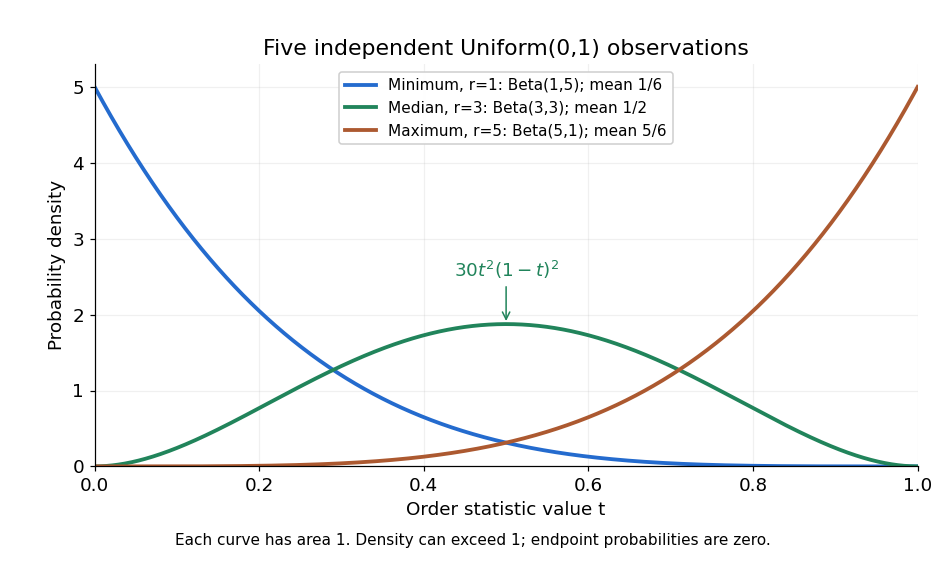

Here is the Python script that generated this plot:
"""Exact minimum, median and maximum densities; opaque basename PNG to CWD.

Tested with Python 3.14.4, NumPy 2.3.5 and Matplotlib 3.10.7.
"""

from math import factorial
from pathlib import Path

import matplotlib.pyplot as plt
import numpy as np


def main():
    n = 5
    t = np.linspace(0, 1, 1201)
    plt.rcParams.update({"font.size": 12, "figure.facecolor": "white"})
    fig, ax = plt.subplots(figsize=(8.6, 5.3), dpi=110)
    for r, color, name, law, mean in [
        (1, "#246bce", "Minimum", "Beta(1,5)", "1/6"),
        (3, "#21845b", "Median", "Beta(3,3)", "1/2"),
        (5, "#ac5930", "Maximum", "Beta(5,1)", "5/6"),
    ]:
        density = factorial(n) / (factorial(r - 1) * factorial(n - r))
        density *= t ** (r - 1) * (1 - t) ** (n - r)
        ax.plot(t, density, color=color, linewidth=2.5,
                label=f"{name}, r={r}: {law}; mean {mean}")
    ax.set(xlim=(0, 1), ylim=(0, 5.3), xlabel="Order statistic value t",
           ylabel="Probability density", title="Five independent Uniform(0,1) observations")
    ax.set_xticks(np.linspace(0, 1, 6))
    ax.set_yticks(range(6))
    ax.grid(alpha=0.18)
    ax.spines[["top", "right"]].set_visible(False)
    ax.legend(loc="upper center", fontsize=10, framealpha=0.95)
    ax.annotate(r"$30t^2(1-t)^2$", xy=(0.5, 1.875), xytext=(0.5, 2.5),
                ha="center", color="#21845b", arrowprops={"arrowstyle": "->", "color": "#21845b"})
    fig.text(0.5, 0.065, "Each curve has area 1. Density can exceed 1; endpoint probabilities are zero.",
             ha="center", fontsize=10)
    fig.subplots_adjust(left=0.10, right=0.97, bottom=0.20, top=0.89)
    fig.savefig(Path.cwd() / Path(__file__).with_suffix(".png").name,
                facecolor="white", transparent=False)
    plt.close(fig)


if __name__ == "__main__":
    main()
